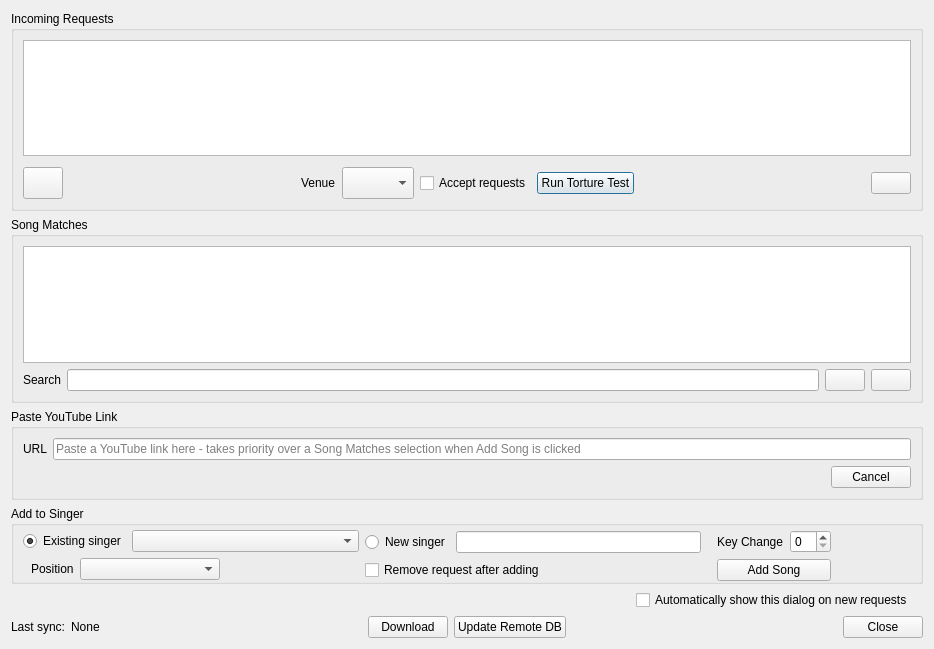
<?xml version="1.0" encoding="UTF-8"?>
<ui version="4.0">
 <class>DlgRequests</class>
 <widget class="QDialog" name="DlgRequests">
  <property name="geometry">
   <rect>
    <x>0</x>
    <y>0</y>
    <width>934</width>
    <height>649</height>
   </rect>
  </property>
  <property name="windowTitle">
   <string>Incoming Requests</string>
  </property>
  <layout class="QVBoxLayout" name="verticalLayout_3">
   <item>
    <widget class="QGroupBox" name="groupBoxRequests">
     <property name="title">
      <string>Incoming Requests</string>
     </property>
     <layout class="QVBoxLayout" name="verticalLayout_2">
      <item>
       <widget class="QTableView" name="tableViewRequests">
        <property name="sizeAdjustPolicy">
         <enum>QAbstractScrollArea::AdjustIgnored</enum>
        </property>
        <property name="alternatingRowColors">
         <bool>true</bool>
        </property>
        <property name="selectionMode">
         <enum>QAbstractItemView::SingleSelection</enum>
        </property>
        <property name="selectionBehavior">
         <enum>QAbstractItemView::SelectRows</enum>
        </property>
        <attribute name="verticalHeaderVisible">
         <bool>false</bool>
        </attribute>
        <attribute name="verticalHeaderCascadingSectionResizes">
         <bool>true</bool>
        </attribute>
       </widget>
      </item>
      <item>
       <layout class="QHBoxLayout" name="horizontalLayout_6">
        <property name="topMargin">
         <number>5</number>
        </property>
        <item>
         <widget class="QPushButton" name="pushButtonClearReqs">
          <property name="minimumSize">
           <size>
            <width>32</width>
            <height>32</height>
           </size>
          </property>
          <property name="focusPolicy">
           <enum>Qt::NoFocus</enum>
          </property>
          <property name="text">
           <string/>
          </property>
          <property name="icon">
           <iconset theme="edit-clear-all">
            <normaloff>.</normaloff>.</iconset>
          </property>
          <property name="iconSize">
           <size>
            <width>32</width>
            <height>32</height>
           </size>
          </property>
         </widget>
        </item>
        <item>
         <spacer name="horizontalSpacer_6">
          <property name="orientation">
           <enum>Qt::Horizontal</enum>
          </property>
          <property name="sizeHint" stdset="0">
           <size>
            <width>40</width>
            <height>20</height>
           </size>
          </property>
         </spacer>
        </item>
        <item>
         <widget class="QLabel" name="label_3">
          <property name="text">
           <string>Venue</string>
          </property>
         </widget>
        </item>
        <item>
         <widget class="QComboBox" name="comboBoxVenue">
          <property name="sizePolicy">
           <sizepolicy hsizetype="Preferred" vsizetype="Preferred">
            <horstretch>0</horstretch>
            <verstretch>0</verstretch>
           </sizepolicy>
          </property>
         </widget>
        </item>
        <item>
         <widget class="QCheckBox" name="checkBoxAccepting">
          <property name="focusPolicy">
           <enum>Qt::NoFocus</enum>
          </property>
          <property name="text">
           <string>Accept requests</string>
          </property>
         </widget>
        </item>
        <item>
         <widget class="QPushButton" name="pushButtonRunTortureTest">
          <property name="text">
           <string>Run Torture Test</string>
          </property>
         </widget>
        </item>
        <item>
         <spacer name="horizontalSpacer_5">
          <property name="orientation">
           <enum>Qt::Horizontal</enum>
          </property>
          <property name="sizeHint" stdset="0">
           <size>
            <width>40</width>
            <height>20</height>
           </size>
          </property>
         </spacer>
        </item>
        <item>
         <widget class="QPushButton" name="buttonRefresh">
          <property name="text">
           <string/>
          </property>
          <property name="icon">
           <iconset theme="view-refresh">
            <normaloff>.</normaloff>.</iconset>
          </property>
          <property name="iconSize">
           <size>
            <width>32</width>
            <height>32</height>
           </size>
          </property>
         </widget>
        </item>
       </layout>
      </item>
     </layout>
    </widget>
   </item>
   <item>
    <widget class="QGroupBox" name="groupBoxSongDb">
     <property name="title">
      <string>Song Matches</string>
     </property>
     <layout class="QVBoxLayout" name="verticalLayout">
      <item>
       <widget class="QTableView" name="tableViewSearch">
        <property name="contextMenuPolicy">
         <enum>Qt::CustomContextMenu</enum>
        </property>
        <property name="alternatingRowColors">
         <bool>true</bool>
        </property>
        <property name="selectionMode">
         <enum>QAbstractItemView::SingleSelection</enum>
        </property>
        <property name="selectionBehavior">
         <enum>QAbstractItemView::SelectRows</enum>
        </property>
        <property name="sortingEnabled">
         <bool>true</bool>
        </property>
        <attribute name="horizontalHeaderShowSortIndicator" stdset="0">
         <bool>true</bool>
        </attribute>
        <attribute name="verticalHeaderVisible">
         <bool>false</bool>
        </attribute>
       </widget>
      </item>
      <item>
       <layout class="QHBoxLayout" name="horizontalLayout">
        <item>
         <widget class="QLabel" name="label">
          <property name="text">
           <string>Search</string>
          </property>
         </widget>
        </item>
        <item>
         <widget class="CustomLineEdit" name="lineEditSearch">
          <property name="sizePolicy">
           <sizepolicy hsizetype="Expanding" vsizetype="Preferred">
            <horstretch>0</horstretch>
            <verstretch>0</verstretch>
           </sizepolicy>
          </property>
         </widget>
        </item>
        <item>
         <widget class="QPushButton" name="pushButtonSearch">
          <property name="focusPolicy">
           <enum>Qt::NoFocus</enum>
          </property>
          <property name="text">
           <string/>
          </property>
          <property name="icon">
           <iconset theme="edit-find">
            <normaloff>.</normaloff>.</iconset>
          </property>
          <property name="iconSize">
           <size>
            <width>32</width>
            <height>32</height>
           </size>
          </property>
         </widget>
        </item>
        <item>
         <widget class="QPushButton" name="pushButtonWebSearch">
          <property name="toolTip">
           <string>Search online</string>
          </property>
          <property name="text">
           <string/>
          </property>
          <property name="icon">
           <iconset theme="internet-web-browser">
            <normaloff>.</normaloff>.</iconset>
          </property>
          <property name="iconSize">
           <size>
            <width>32</width>
            <height>32</height>
           </size>
          </property>
         </widget>
        </item>
       </layout>
      </item>
     </layout>
    </widget>
   </item>
   <item>
    <widget class="QGroupBox" name="groupBoxYoutubeLink">
     <property name="title">
      <string>Paste YouTube Link</string>
     </property>
     <layout class="QVBoxLayout" name="verticalLayout_8">
      <item>
       <layout class="QHBoxLayout" name="horizontalLayout_14">
        <item>
         <widget class="QLabel" name="label_5">
          <property name="text">
           <string>URL</string>
          </property>
         </widget>
        </item>
        <item>
         <widget class="QLineEdit" name="lineEditYoutubeLink">
          <property name="sizePolicy">
           <sizepolicy hsizetype="Expanding" vsizetype="Preferred">
            <horstretch>0</horstretch>
            <verstretch>0</verstretch>
           </sizepolicy>
          </property>
          <property name="placeholderText">
           <string>Paste a YouTube link here - takes priority over a Song Matches selection when Add Song is clicked</string>
          </property>
         </widget>
        </item>
       </layout>
      </item>
      <item>
       <widget class="QWidget" name="widgetDownloadStatus" native="true">
        <property name="visible">
         <bool>false</bool>
        </property>
        <layout class="QHBoxLayout" name="horizontalLayout_15">
         <property name="leftMargin">
          <number>0</number>
         </property>
         <property name="topMargin">
          <number>0</number>
         </property>
         <property name="rightMargin">
          <number>0</number>
         </property>
         <property name="bottomMargin">
          <number>0</number>
         </property>
         <item>
          <widget class="QLabel" name="labelDownloadStatus">
           <property name="text">
            <string/>
           </property>
          </widget>
         </item>
         <item>
          <spacer name="horizontalSpacerDownloadStatus">
           <property name="orientation">
            <enum>Qt::Horizontal</enum>
           </property>
           <property name="sizeHint" stdset="0">
            <size>
             <width>40</width>
             <height>20</height>
            </size>
           </property>
          </spacer>
         </item>
         <item>
          <widget class="QPushButton" name="pushButtonCancelDownload">
           <property name="text">
            <string>Cancel</string>
           </property>
          </widget>
         </item>
        </layout>
       </widget>
      </item>
     </layout>
    </widget>
   </item>
   <item>
    <widget class="QGroupBox" name="groupBoxAddSong">
     <property name="title">
      <string>Add to Singer</string>
     </property>
     <layout class="QVBoxLayout" name="verticalLayout_4">
      <property name="topMargin">
       <number>4</number>
      </property>
      <property name="bottomMargin">
       <number>0</number>
      </property>
      <item>
       <layout class="QHBoxLayout" name="horizontalLayout_11">
        <property name="topMargin">
         <number>0</number>
        </property>
        <property name="bottomMargin">
         <number>0</number>
        </property>
        <item>
         <layout class="QHBoxLayout" name="horizontalLayout_4">
          <property name="topMargin">
           <number>0</number>
          </property>
          <item>
           <layout class="QVBoxLayout" name="verticalLayout_5">
            <property name="topMargin">
             <number>0</number>
            </property>
            <item>
             <layout class="QHBoxLayout" name="horizontalLayout_7">
              <property name="topMargin">
               <number>0</number>
              </property>
              <item>
               <widget class="QRadioButton" name="radioButtonExistingSinger">
                <property name="text">
                 <string>Existing singer</string>
                </property>
                <property name="checked">
                 <bool>true</bool>
                </property>
               </widget>
              </item>
              <item>
               <widget class="QComboBox" name="comboBoxSingers">
                <property name="sizePolicy">
                 <sizepolicy hsizetype="MinimumExpanding" vsizetype="Fixed">
                  <horstretch>0</horstretch>
                  <verstretch>0</verstretch>
                 </sizepolicy>
                </property>
               </widget>
              </item>
             </layout>
            </item>
            <item>
             <layout class="QHBoxLayout" name="horizontalLayout_9">
              <property name="leftMargin">
               <number>8</number>
              </property>
              <property name="topMargin">
               <number>0</number>
              </property>
              <item>
               <widget class="QLabel" name="labelAddPos">
                <property name="sizePolicy">
                 <sizepolicy hsizetype="Minimum" vsizetype="Preferred">
                  <horstretch>0</horstretch>
                  <verstretch>0</verstretch>
                 </sizepolicy>
                </property>
                <property name="text">
                 <string>Position</string>
                </property>
               </widget>
              </item>
              <item>
               <widget class="QComboBox" name="comboBoxAddPosition">
                <property name="sizePolicy">
                 <sizepolicy hsizetype="MinimumExpanding" vsizetype="Fixed">
                  <horstretch>0</horstretch>
                  <verstretch>0</verstretch>
                 </sizepolicy>
                </property>
               </widget>
              </item>
              <item>
               <spacer name="horizontalSpacer">
                <property name="orientation">
                 <enum>Qt::Horizontal</enum>
                </property>
                <property name="sizeHint" stdset="0">
                 <size>
                  <width>40</width>
                  <height>20</height>
                 </size>
                </property>
               </spacer>
              </item>
             </layout>
            </item>
           </layout>
          </item>
          <item>
           <layout class="QVBoxLayout" name="verticalLayout_6">
            <item>
             <layout class="QHBoxLayout" name="horizontalLayout_8">
              <property name="topMargin">
               <number>0</number>
              </property>
              <property name="rightMargin">
               <number>0</number>
              </property>
              <item>
               <widget class="QRadioButton" name="radioButtonNewSinger">
                <property name="text">
                 <string>New singer</string>
                </property>
               </widget>
              </item>
              <item>
               <widget class="QLineEdit" name="lineEditSingerName"/>
              </item>
             </layout>
            </item>
            <item>
             <layout class="QHBoxLayout" name="horizontalLayout_10">
              <item>
               <widget class="QCheckBox" name="checkBoxDelOnAdd">
                <property name="text">
                 <string>Remove request after adding</string>
                </property>
               </widget>
              </item>
              <item>
               <spacer name="horizontalSpacer_8">
                <property name="orientation">
                 <enum>Qt::Horizontal</enum>
                </property>
                <property name="sizeHint" stdset="0">
                 <size>
                  <width>40</width>
                  <height>20</height>
                 </size>
                </property>
               </spacer>
              </item>
             </layout>
            </item>
           </layout>
          </item>
         </layout>
        </item>
        <item>
         <layout class="QVBoxLayout" name="verticalLayout_7">
          <property name="leftMargin">
           <number>10</number>
          </property>
          <property name="rightMargin">
           <number>0</number>
          </property>
          <item>
           <layout class="QHBoxLayout" name="horizontalLayout_13">
            <property name="topMargin">
             <number>0</number>
            </property>
            <item>
             <widget class="QLabel" name="label_4">
              <property name="text">
               <string>Key Change</string>
              </property>
             </widget>
            </item>
            <item>
             <widget class="QSpinBox" name="spinBoxKey"/>
            </item>
           </layout>
          </item>
          <item>
           <widget class="QPushButton" name="pushButtonAddSong">
            <property name="focusPolicy">
             <enum>Qt::NoFocus</enum>
            </property>
            <property name="text">
             <string>Add Song</string>
            </property>
           </widget>
          </item>
         </layout>
        </item>
        <item>
         <spacer name="horizontalSpacer_9">
          <property name="orientation">
           <enum>Qt::Horizontal</enum>
          </property>
          <property name="sizeType">
           <enum>QSizePolicy::Fixed</enum>
          </property>
          <property name="sizeHint" stdset="0">
           <size>
            <width>80</width>
            <height>20</height>
           </size>
          </property>
         </spacer>
        </item>
       </layout>
      </item>
     </layout>
    </widget>
   </item>
   <item>
    <layout class="QHBoxLayout" name="horizontalLayout_5">
     <property name="topMargin">
      <number>0</number>
     </property>
     <property name="rightMargin">
      <number>10</number>
     </property>
     <item>
      <spacer name="horizontalSpacer_10">
       <property name="orientation">
        <enum>Qt::Horizontal</enum>
       </property>
       <property name="sizeHint" stdset="0">
        <size>
         <width>40</width>
         <height>20</height>
        </size>
       </property>
      </spacer>
     </item>
     <item>
      <widget class="QCheckBox" name="cbxAutoShowRequestsDlg">
       <property name="text">
        <string>Automatically show this dialog on new requests</string>
       </property>
      </widget>
     </item>
    </layout>
   </item>
   <item>
    <layout class="QGridLayout" name="gridLayout">
     <property name="topMargin">
      <number>0</number>
     </property>
     <item row="0" column="0">
      <layout class="QHBoxLayout" name="horizontalLayout_2">
       <property name="topMargin">
        <number>0</number>
       </property>
       <item>
        <widget class="QLabel" name="label_2">
         <property name="text">
          <string>Last sync:</string>
         </property>
        </widget>
       </item>
       <item>
        <widget class="QLabel" name="labelLastUpdate">
         <property name="text">
          <string>None</string>
         </property>
        </widget>
       </item>
       <item>
        <spacer name="horizontalSpacer_2">
         <property name="orientation">
          <enum>Qt::Horizontal</enum>
         </property>
         <property name="sizeHint" stdset="0">
          <size>
           <width>40</width>
           <height>20</height>
          </size>
         </property>
        </spacer>
       </item>
      </layout>
     </item>
     <item row="0" column="1">
      <layout class="QHBoxLayout" name="horizontalLayout_3">
       <item>
        <spacer name="horizontalSpacer_3">
         <property name="orientation">
          <enum>Qt::Horizontal</enum>
         </property>
         <property name="sizeHint" stdset="0">
          <size>
           <width>40</width>
           <height>20</height>
          </size>
         </property>
        </spacer>
       </item>
       <item>
        <widget class="QPushButton" name="pushButtonDownload">
         <property name="text">
          <string>Download</string>
         </property>
        </widget>
       </item>
       <item>
        <widget class="QPushButton" name="pushButtonUpdateDb">
         <property name="text">
          <string>Update Remote DB</string>
         </property>
        </widget>
       </item>
       <item>
        <spacer name="horizontalSpacer_4">
         <property name="orientation">
          <enum>Qt::Horizontal</enum>
         </property>
         <property name="sizeHint" stdset="0">
          <size>
           <width>40</width>
           <height>20</height>
          </size>
         </property>
        </spacer>
       </item>
      </layout>
     </item>
     <item row="0" column="2">
      <layout class="QHBoxLayout" name="horizontalLayout_12">
       <item>
        <spacer name="horizontalSpacer_7">
         <property name="orientation">
          <enum>Qt::Horizontal</enum>
         </property>
         <property name="sizeHint" stdset="0">
          <size>
           <width>40</width>
           <height>20</height>
          </size>
         </property>
        </spacer>
       </item>
       <item>
        <widget class="QPushButton" name="pushButtonClose">
         <property name="focusPolicy">
          <enum>Qt::NoFocus</enum>
         </property>
         <property name="text">
          <string>Close</string>
         </property>
        </widget>
       </item>
      </layout>
     </item>
    </layout>
   </item>
  </layout>
 </widget>
 <customwidgets>
  <customwidget>
   <class>CustomLineEdit</class>
   <extends>QLineEdit</extends>
   <header>customlineedit.h</header>
  </customwidget>
 </customwidgets>
 <resources/>
 <connections/>
</ui>
